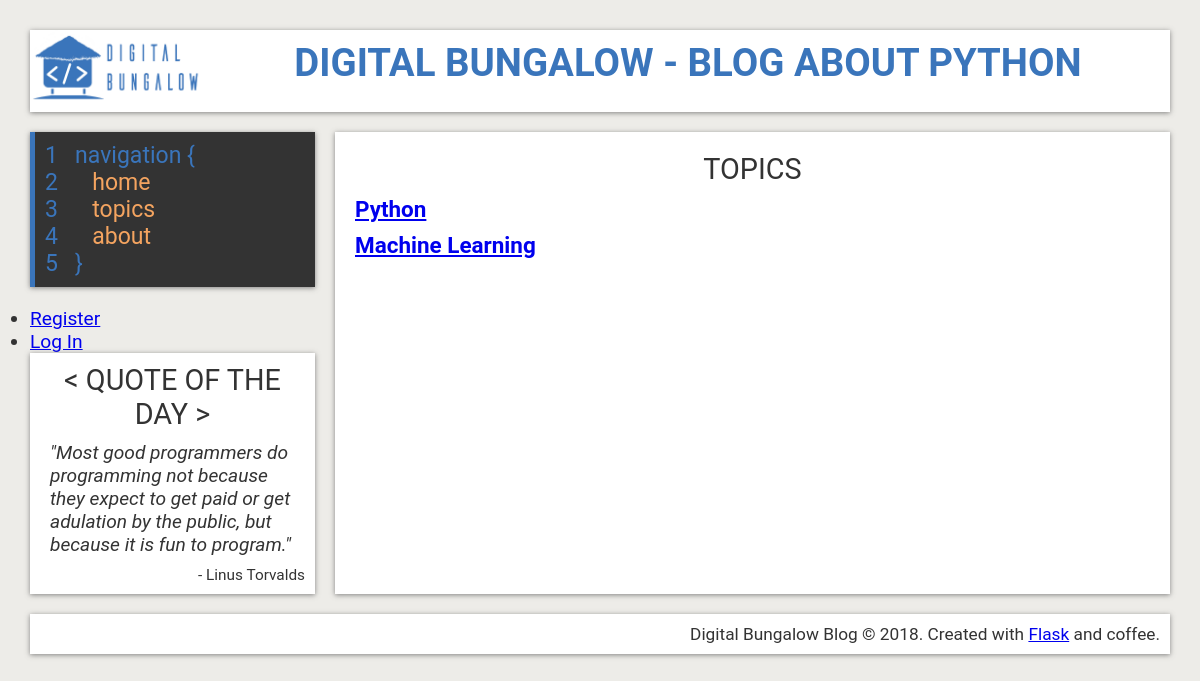
/topics, run on an earlier commit of the app's database.
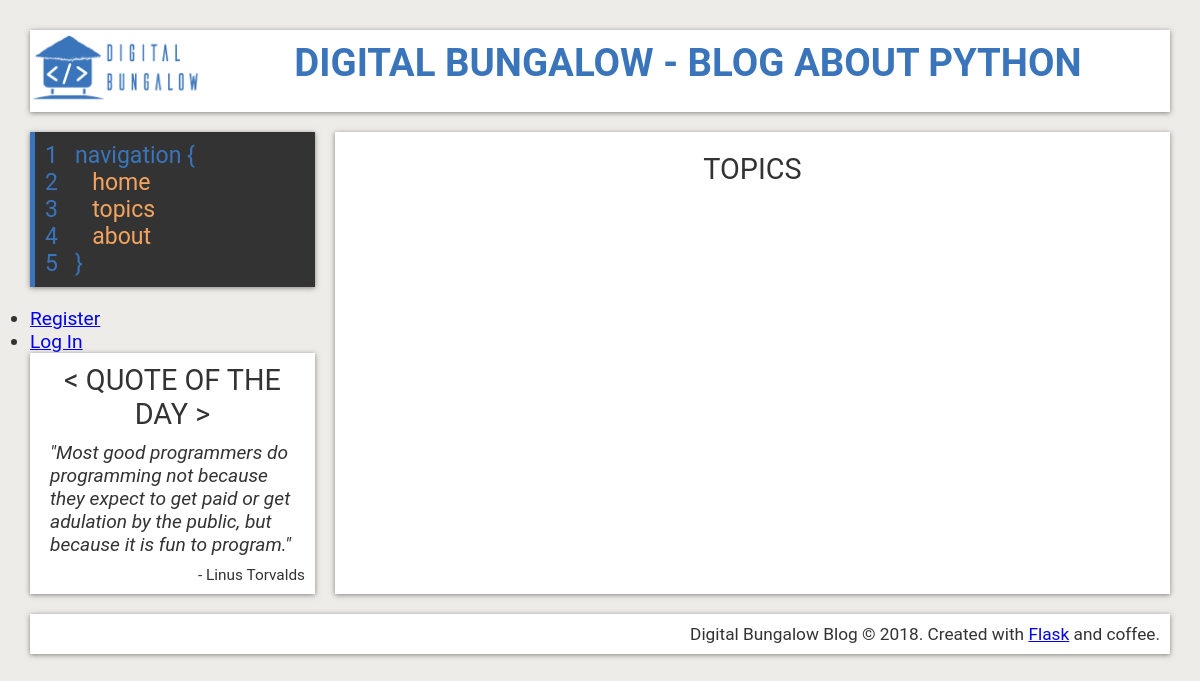
And on a later commit of the database.
### flaskblog/models.py (models this page shows, shortened)
class Topic(db.Model):
    id = db.Column(db.Integer, primary_key=True)
    topicname = db.Column(db.String(60), nullable=False)
    posts = db.relationship('Post', backref='topic', lazy=True)

### flaskblog/routes.py (the view)
@app.route("/topics")
def topics():
    return render_template('topics.html', topics=Topic.query.all(), title='Topics')

### flaskblog/templates/topics.html
{% extends "layout.html" %}
{% block content %}
    <article class="topics">
      <section class="topic-list">
          <h2>Topics</h2>
          <tr>
            {% for topic in topics %}
            <td>
              <h3><a href="{{ url_for('topic', topic_name=topic.topicname)}}">
                {{ topic.topicname }}
              </a></h3>
            </td>
            {% endfor %}
          </tr>
      </section>
    </article>
{% endblock content %}

### flaskblog/templates/layout.html (shortened to what this page needs)
<!DOCTYPE html>
<html lang="en">
  <head>
    <link rel="stylesheet" href="{{ url_for('static', filename='style.css') }}">
    <link rel="stylesheet" href="https://use.fontawesome.com/releases/v5.0.13/css/all.css">
  </head>
  <body>
    <div class="wrapper">
    <header>
      <div class="logo">
        <a href="{{ url_for('home')}}">
          <img src="{{ url_for('static', filename='images/logo.png') }}"
               alt="digital-bungalow-logo">
        </a>
      </div>
      <div class="title">
        <h1>
          <a href="{{ url_for('home')}}">
            Digital Bungalow - Blog About Python
          </a>
        </h1>
      </div>
    </header>
    <aside>
      <nav>
        <ul>
          <li>
            1 &nbsp;&nbsp;navigation {
          </li>
          <li>
            <a href="{{ url_for('home')}}">
              <span>2</span>  &nbsp;&nbsp;&nbsp;&nbsp; home
            </a>
          </li>
          <li>
            <a href="{{ url_for('topics')}}">
              <span>3</span>  &nbsp;&nbsp;&nbsp;&nbsp; topics
            </a>
          </li>
          <li>
            <a href="{{ url_for('about')}}">
              <span>4</span>  &nbsp;&nbsp;&nbsp;&nbsp; about
            </a>
          </li>
          <li>
            5 &nbsp;&nbsp;}
          </li>
        </ul>
      </nav>
      <div class="log-reg">
        <ul>
          {% if current_user.is_authenticated %}
            <li>Logged in as {{ current_user.username }}</li>
            <li><a href="{{ url_for('account')}}">My Account</a></li>
            <li><a href="{{ url_for('logout')}}">Log Out</a></li>
          {% else %}
            <li><a href="{{ url_for('register')}}">Register</a></li>
            <li><a href="{{ url_for('login')}}">Log In</a></li>
          {% endif %}
        </ul>
      </div>
      <div class="sidebar">
        <h2>&lt; Quote of the Day &gt;</h2>
        <p class="quote">"Most good programmers do programming not because they
          expect to get paid or get adulation by the public, but because it is fun to program." </p>
        <p class= "quote-meta">- Linus Torvalds</p>
      </div>
    </aside>
    {% block content %}{% endblock content %}
    <footer>
      <p>Digital Bungalow Blog &copy; 2018.
        Created with <a href="http://flask.pocoo.org/">Flask</a> and coffee.</p>
    </footer>
  </div>
  </body>
</html>

### flaskblog/static/style.css (style rules this page uses)
:root { --primary: #ffffff; --blue: #3a75bb; --orange: #F4A460; --lightblue: #DDEAF9; --grey: #edece8; --hover: #696969; --dark: #333; --shadow: 0 1px 5px rgba(104, 104, 104, 0.8); }
* { margin: 0px; padding: 0px; }
html { box-sizing: border-box; color: var(--dark); font-family: Roboto; font-size: 1.2em; }
body { background: var(--grey); }
h2 { text-transform: uppercase; font-weight: normal; }
.wrapper { margin: 30px; display: grid; grid-gap: 20px; grid-template-areas: "header header" "aside article" "footer footer"; grid-template-columns: 25% 1fr; }
header { grid-area: header; background: var(--primary); display: grid; grid-template-columns: 1fr 6fr; box-shadow: var(--shadow); }
.logo { text-align: center; }
.logo img { height: 4em; }
.title { padding: 10px; text-align: center; text-transform: uppercase; }
.title a { text-decoration: none; color: var(--blue); }
aside { grid-area: aside; align-self: start; display: flex; flex-direction: column; }
nav { background: var(--dark); padding: 10px; box-shadow: var(--shadow); font-size: 1.2em; border-left: 5px solid var(--blue); margin-bottom: 20px; }
nav ul { list-style: none; }
nav ul li { color: var(--blue); }
nav a { text-decoration: none; color: var(--orange); display:inline-block; width: 100%; text-transform: lowercase; }
nav a span { color: var(--blue); }
.sidebar { background: var(--primary); padding: 10px; box-shadow: var(--shadow); align-self: flex-start; }
.sidebar h2 { text-align: center; }
.sidebar p.quote { font-style: italic; padding: 10px; }
.sidebar p.quote-meta { font-size: 0.8em; text-align: right; }
footer { grid-area: footer; background: var(--primary); padding: 10px; box-shadow: var(--shadow); text-align: right; font-size: 0.9em; }
article { grid-area: article; background: var(--primary); padding: 10px 20px; box-shadow: var(--shadow); }
section { padding: 10px 0; }
article h2 { text-align: center; margin-bottom: 10px; }

What changed in the data, as far as the page shows it:
removed Topic: topicname "Python"
removed Topic: topicname "Machine Learning"
